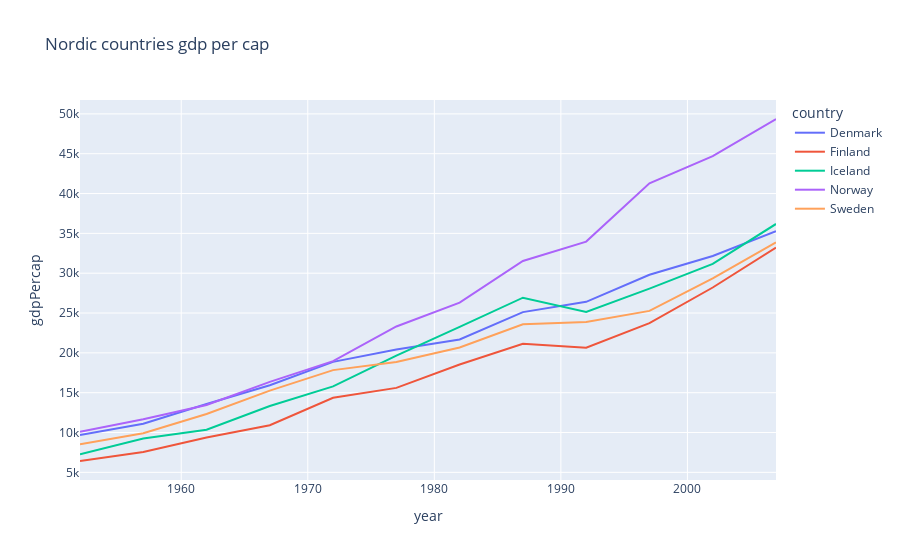

The cell this chart's notebook holds for it:
### Markdown cell above
### Hover settings

### Code cell
fig = px.line(
    nordic,
    x="year",
    y="gdpPercap",
    color="country",
    title="Nordic countries gdp per cap",
)

fig.update_layout(hovermode="x")
fig.update_xaxes(
    showspikes=True,
    spikemode="across",
    spikecolor="green",
    spikesnap="cursor",
    spikedash="solid",
)
fig.show()

### Figure 1 — Plotly figure (JSON) as saved in the notebook; plotly's stock layout.template omitted (floating-point values rounded to 4 significant figures)
{"data": [{"hovertemplate": "country=Denmark<br>year=%{x}<br>gdpPercap=%{y}<extra></extra>", "legendgroup": "Denmark", "line": {"color": "#636efa", "dash": "solid"}, "marker": {"symbol": "circle"}, "mode": "lines", "name": "Denmark", "orientation": "v", "showlegend": true, "type": "scatter", "x": [1952, 1957, 1962, 1967, 1972, 1977, 1982, 1987, 1992, 1997, 2002, 2007], "xaxis": "x", "y": [9692.0, 11100.0, 13580.0, 15940.0, 18870.0, 20420.0, 21690.0, 25120.0, 26410.0, 29800.0, 32170.0, 35280.0], "yaxis": "y"}, {"hovertemplate": "country=Finland<br>year=%{x}<br>gdpPercap=%{y}<extra></extra>", "legendgroup": "Finland", "line": {"color": "#EF553B", "dash": "solid"}, "marker": {"symbol": "circle"}, "mode": "lines", "name": "Finland", "orientation": "v", "showlegend": true, "type": "scatter", "x": [1952, 1957, 1962, 1967, 1972, 1977, 1982, 1987, 1992, 1997, 2002, 2007], "xaxis": "x", "y": [6425.0, 7545.0, 9372.0, 10920.0, 14360.0, 15610.0, 18530.0, 21140.0, 20650.0, 23720.0, 28200.0, 33210.0], "yaxis": "y"}, {"hovertemplate": "country=Iceland<br>year=%{x}<br>gdpPercap=%{y}<extra></extra>", "legendgroup": "Iceland", "line": {"color": "#00cc96", "dash": "solid"}, "marker": {"symbol": "circle"}, "mode": "lines", "name": "Iceland", "orientation": "v", "showlegend": true, "type": "scatter", "x": [1952, 1957, 1962, 1967, 1972, 1977, 1982, 1987, 1992, 1997, 2002, 2007], "xaxis": "x", "y": [7268.0, 9244.0, 10350.0, 13320.0, 15800.0, 19650.0, 23270.0, 26920.0, 25140.0, 28060.0, 31160.0, 36180.0], "yaxis": "y"}, {"hovertemplate": "country=Norway<br>year=%{x}<br>gdpPercap=%{y}<extra></extra>", "legendgroup": "Norway", "line": {"color": "#ab63fa", "dash": "solid"}, "marker": {"symbol": "circle"}, "mode": "lines", "name": "Norway", "orientation": "v", "showlegend": true, "type": "scatter", "x": [1952, 1957, 1962, 1967, 1972, 1977, 1982, 1987, 1992, 1997, 2002, 2007], "xaxis": "x", "y": [10100.0, 11650.0, 13450.0, 16360.0, 18970.0, 23310.0, 26300.0, 31540.0, 33970.0, 41280.0, 44680.0, 49360.0], "yaxis": "y"}, {"hovertemplate": "country=Sweden<br>year=%{x}<br>gdpPercap=%{y}<extra></extra>", "legendgroup": "Sweden", "line": {"color": "#FFA15A", "dash": "solid"}, "marker": {"symbol": "circle"}, "mode": "lines", "name": "Sweden", "orientation": "v", "showlegend": true, "type": "scatter", "x": [1952, 1957, 1962, 1967, 1972, 1977, 1982, 1987, 1992, 1997, 2002, 2007], "xaxis": "x", "y": [8528.0, 9912.0, 12330.0, 15260.0, 17830.0, 18860.0, 20670.0, 23590.0, 23880.0, 25270.0, 29340.0, 33860.0], "yaxis": "y"}], "layout": {"hovermode": "x", "legend": {"title": {"text": "country"}, "tracegroupgap": 0}, "title": {"text": "Nordic countries gdp per cap"}, "xaxis": {"anchor": "y", "domain": [0, 1], "showspikes": true, "spikecolor": "green", "spikedash": "solid", "spikemode": "across", "spikesnap": "cursor", "title": {"text": "year"}}, "yaxis": {"anchor": "x", "domain": [0, 1], "title": {"text": "gdpPercap"}}}}
